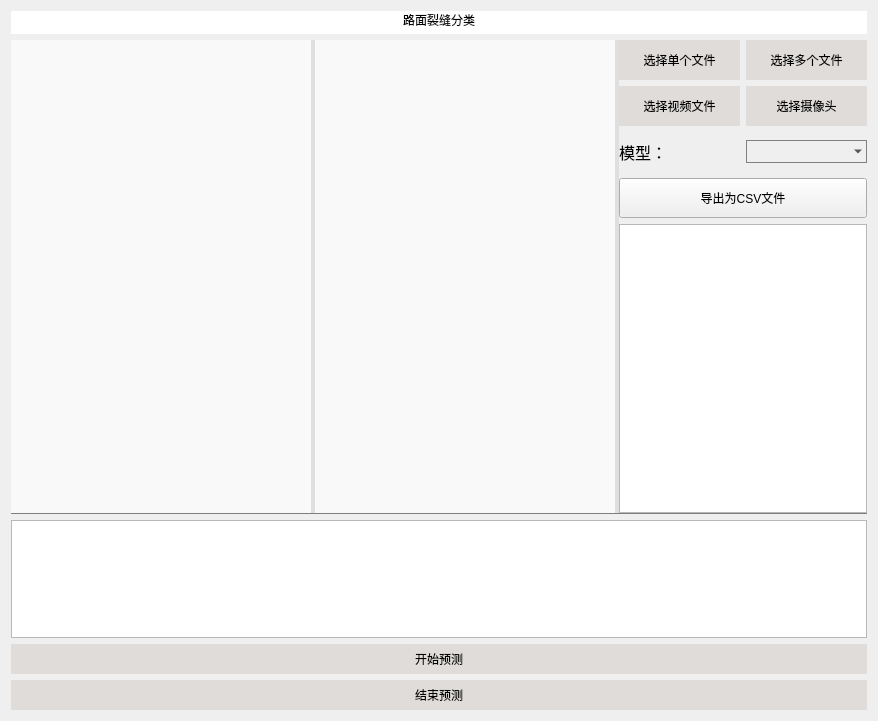
      <widget class="QWidget" name="detect_class">
       <attribute name="title">
        <string>裂缝分类</string>
       </attribute>
       <layout class="QVBoxLayout" name="verticalLayout_8">
        <item>
         <widget class="QLabel" name="label_4">
          <property name="styleSheet">
           <string notr="true">font: 75 15pt &quot;Arial&quot;;
background-color: rgb(255, 255, 255);
padding-bottom: 5px;</string>
          </property>
          <property name="text">
           <string>路面裂缝分类</string>
          </property>
          <property name="alignment">
           <set>Qt::AlignCenter</set>
          </property>
         </widget>
        </item>
        <item>
         <layout class="QHBoxLayout" name="horizontalLayout_4" stretch="100">
          <item>
           <layout class="QVBoxLayout" name="right1">
            <item>
             <layout class="QVBoxLayout" name="verticalLayout_4" stretch="100,25">
              <item>
               <widget class="QSplitter" name="splitter_2">
                <property name="styleSheet">
                 <string notr="true">#splitter_2::handle{
	background: 1px solid  rgba(200, 200, 200,100);
}
QSplitter#splitter_2{
	border-bottom:1px solid #7e7e7e;
	border-top: 0px solid  black;
	border-right:0px solid  black;
	border-left: 0px solid  black;
}</string>
                </property>
                <property name="orientation">
                 <enum>Qt::Horizontal</enum>
                </property>
                <widget class="QLabel" name="file_input">
                 <property name="minimumSize">
                  <size>
                   <width>300</width>
                   <height>400</height>
                  </size>
                 </property>
                 <property name="maximumSize">
                  <size>
                   <width>16777215</width>
                   <height>16777215</height>
                  </size>
                 </property>
                 <property name="styleSheet">
                  <string notr="true">QLabel#file_input {
	border:none;
background-color: rgb(249,249,249);
}</string>
                 </property>
                 <property name="text">
                  <string/>
                 </property>
                </widget>
                <widget class="QLabel" name="file_output">
                 <property name="minimumSize">
                  <size>
                   <width>300</width>
                   <height>400</height>
                  </size>
                 </property>
                 <property name="maximumSize">
                  <size>
                   <width>16777215</width>
                   <height>16777215</height>
                  </size>
                 </property>
                 <property name="layoutDirection">
                  <enum>Qt::LeftToRight</enum>
                 </property>
                 <property name="styleSheet">
                  <string notr="true">QLabel#file_output{
	border:none;
background-color: rgb(249,249,249);
}</string>
                 </property>
                 <property name="text">
                  <string/>
                 </property>
                </widget>
                <widget class="QWidget" name="layoutWidget">
                 <layout class="QVBoxLayout" name="left1" stretch="1,1,1,0,4">
                  <item>
                   <layout class="QHBoxLayout" name="horizontalLayout">
                    <item>
                     <widget class="QPushButton" name="file_single">
                      <property name="minimumSize">
                       <size>
                        <width>5</width>
                        <height>40</height>
                       </size>
                      </property>
                      <property name="styleSheet">
                       <string notr="true">QPushButton#file_single{
	background-color: rgba(200, 192, 184,100);
	border:none;
}
QPushButton#file_single::hover {
border-style: solid;
border-width: 0px;
border-radius: 0px;
background-color: rgb(200, 192, 184);
}</string>
                      </property>
                      <property name="text">
                       <string>选择单个文件</string>
                      </property>
                     </widget>
                    </item>
                    <item>
                     <widget class="QPushButton" name="file_more">
                      <property name="minimumSize">
                       <size>
                        <width>0</width>
                        <height>40</height>
                       </size>
                      </property>
                      <property name="styleSheet">
                       <string notr="true">QPushButton#file_more{
	border:none;
	background-color: rgba(200, 192, 184,100);

}
QPushButton#file_more::hover {
border-style: solid;
border-width: 0px;
border-radius: 0px;
background-color: rgb(200, 192, 184);
}</string>
                      </property>
                      <property name="text">
                       <string>选择多个文件</string>
                      </property>
                     </widget>
                    </item>
                   </layout>
                  </item>
                  <item>
                   <layout class="QHBoxLayout" name="horizontalLayout_2">
                    <item>
                     <widget class="QPushButton" name="file_video">
                      <property name="minimumSize">
                       <size>
                        <width>0</width>
                        <height>40</height>
                       </size>
                      </property>
                      <property name="styleSheet">
                       <string notr="true">QPushButton#file_video{
	border:none;
background-color: rgba(200, 192, 184,100);
}
QPushButton#file_video::hover {
border-style: solid;
border-width: 0px;
border-radius: 0px;
background-color: rgb(200, 192, 184);
}</string>
                      </property>
                      <property name="text">
                       <string>选择视频文件</string>
                      </property>
                     </widget>
                    </item>
                    <item>
                     <widget class="QPushButton" name="file_camera">
                      <property name="minimumSize">
                       <size>
                        <width>0</width>
                        <height>40</height>
                       </size>
                      </property>
                      <property name="styleSheet">
                       <string notr="true">QPushButton#file_camera {
	border:none;
background-color: rgba(200, 192, 184,100);
}
QPushButton#file_camera::hover {
border-style: solid;
border-width: 0px;
border-radius: 0px;
background-color: rgb(200, 192, 184);
}</string>
                      </property>
                      <property name="text">
                       <string>选择摄像头</string>
                      </property>
                     </widget>
                    </item>
                   </layout>
                  </item>
                  <item>
                   <layout class="QHBoxLayout" name="horizontalLayout_3">
                    <item>
                     <widget class="QLabel" name="model">
                      <property name="minimumSize">
                       <size>
                        <width>0</width>
                        <height>40</height>
                       </size>
                      </property>
                      <property name="styleSheet">
                       <string notr="true">QLabel#model{
	font-size:12pt;
}</string>
                      </property>
                      <property name="text">
                       <string>模型：</string>
                      </property>
                     </widget>
                    </item>
                    <item>
                     <widget class="QComboBox" name="select_model">
                      <property name="minimumSize">
                       <size>
                        <width>0</width>
                        <height>0</height>
                       </size>
                      </property>
                      <property name="styleSheet">
                       <string notr="true">QComboBox QAbstractItemView {
font-family: &quot;Microsoft YaHei&quot;;
font-size: 16px;
background:white;
selection-background-color: rgb(255, 255, 255);
color: black;
outline:none;
border:none;}
QComboBox{
font-family: &quot;Microsoft YaHei&quot;;
font-size: 16px;
color: black;
border-width:1px;
border-color:grey;
border-style:solid;
background-color: rgba(200, 200, 200,0);
}

QComboBox::drop-down {
margin-top:1;
margin-right:2;
height:20;
background:rgba(255,255,255,0);
border-image:url(:/img/img/下拉.png);
}</string>
                      </property>
                     </widget>
                    </item>
                   </layout>
                  </item>
                  <item>
                   <widget class="QPushButton" name="outer_csv">
                    <property name="minimumSize">
                     <size>
                      <width>0</width>
                      <height>40</height>
                     </size>
                    </property>
                    <property name="text">
                     <string>导出为CSV文件</string>
                    </property>
                   </widget>
                  </item>
                  <item>
                   <widget class="QPlainTextEdit" name="output_class">
                    <property name="maximumSize">
                     <size>
                      <width>16777215</width>
                      <height>16777215</height>
                     </size>
                    </property>
                   </widget>
                  </item>
                 </layout>
                </widget>
               </widget>
              </item>
              <item>
               <widget class="QPlainTextEdit" name="output_text_path">
                <property name="maximumSize">
                 <size>
                  <width>16777215</width>
                  <height>16777215</height>
                 </size>
                </property>
               </widget>
              </item>
             </layout>
            </item>
            <item>
             <layout class="QVBoxLayout" name="verticalLayout_3">
              <item>
               <widget class="QPushButton" name="det_btn">
                <property name="minimumSize">
                 <size>
                  <width>0</width>
                  <height>30</height>
                 </size>
                </property>
                <property name="styleSheet">
                 <string notr="true">QPushButton#det_btn {
border:none;
background-color: rgba(200, 192, 184,100);
}
QPushButton#det_btn::hover {
border-style: solid;
border-width: 0px;
border-radius: 0px;
background-color: rgb(200, 192, 184);

}</string>
                </property>
                <property name="text">
                 <string>开始预测</string>
                </property>
               </widget>
              </item>
              <item>
               <widget class="QPushButton" name="over_btn">
                <property name="minimumSize">
                 <size>
                  <width>0</width>
                  <height>30</height>
                 </size>
                </property>
                <property name="styleSheet">
                 <string notr="true">QPushButton#over_btn {
border:none;
background-color: rgba(200, 192, 184,100);
}
QPushButton#over_btn::hover {
border-style: solid;
border-width: 0px;
border-radius: 0px;
background-color: rgb(200, 192, 184);

}</string>
                </property>
                <property name="text">
                 <string>结束预测</string>
                </property>
               </widget>
              </item>
             </layout>
            </item>
           </layout>
          </item>
         </layout>
        </item>
       </layout>
      </widget>
